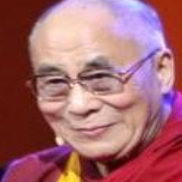
#> input picture Primo Anno/Computer Vision/Tutoring/Tutorato01/Dataset/Face.png, 182 x 182 px, found by its file name
$ python LocalAdaptiveHistogramEqualization.py
#> lines starting #> are read from the running program, lines starting #| are printed output that depends on the picture
"""
- LOCAL ADAPTIVE HISTOGRAM EQUALIZATION
Local Adaptive Histogram Equalization is a technique that enhances contrast locally by computing
histograms for small regions of an image using a moving window approach.

How It Works:
1. 2. 3. 4. Divide the image into small blocks (small rectangular region (or kernel) that slides across the image,
processing one small section at a time).

What to do:
Compute the histogram of pixel intensities for each block.
Apply histogram equalization within each block.
Use bilinear interpolation to smooth transitions between blocks.

Hints:
To perform this task OpenCV provides CLAHE (Contrast Limited Adaptive Histogram Equalization),
which does use tiles internally, but then interpolates between them to reduce block artifacts.

EXAMPLE:
clahe = cv2.createCLAHE(clipLimit=2.0, tileGridSize=(8,8))
eq_img = clahe.apply(gray_img)

scikit-image has exposure.equalize_adapthist(), same idea.

ATTENTION!
CLAHE only works on single channel images such as only grayscale images.
"""


import cv2
import numpy as np
from matplotlib import pyplot as plt

# Lets define the equalization function
def streach(im, nbr_bins=256):
    imhist, bins = np.histogram(im.flatten(), nbr_bins, [0, 256])
    cdf = imhist.cumsum()
    cdf = imhist.max() * cdf / cdf.max()
    cdf_mask = np.ma.masked_equal(cdf, 0)
    cdf_mask = (cdf_mask - cdf_mask.min()) * 255 / (cdf_mask.max() - cdf_mask.min())
    cdf = np.ma.filled(cdf_mask, 0).astype('uint8')
    return cdf[im.astype('uint8')]

bgr = cv2.imread(
    '/Volumes/SSD Esterna/Progetti/ComputerVision/Tutoring/Tutorato01/Dataset/Face.png'
)
#> bgr is the input picture: shape (182, 182, 3); mean B, G, R 110.3, 103.6, 164.7
gray = cv2.cvtColor(bgr, cv2.COLOR_BGR2GRAY)
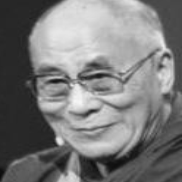
#> gray: shape (182, 182); min 11, max 245, mean 122.6
gray_hist = cv2.calcHist([gray], [0], None, [256], [0, 256])
#> gray_hist = 256 values, max 2299 at index 40, min 0 at index 0, mean 129.4
clahe = cv2.createCLAHE(clipLimit=2.0, tileGridSize=(8,8))
clahe_img = clahe.apply(gray)
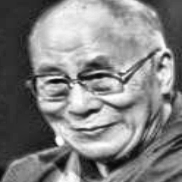
#> clahe_img: shape (182, 182); min 6, max 255, mean 129.8
clahe_hist = cv2.calcHist([clahe_img], [0], None, [256], [0, 256])
#> clahe_hist = 256 values, max 791 at index 44, min 0 at index 0, mean 129.4


# CLAHE function already does block separation, applies histogram equalization to each block
# and then reconstruct the new equalized image
fig, axes = plt.subplots(2, 2, figsize=(20, 6))
fig.suptitle('ORIGINAL VS EQUALIZED', color="blue", fontweight='bold', fontsize=15)

axes[0,0].imshow(gray, cmap='gray')
axes[0,0].axis('off')
axes[0,0].set_title("Original Image")

axes[1,0].imshow(clahe_img, cmap='gray')
axes[1,0].axis('off')
axes[1,0].set_title("Equalized Image")

axes[0,1].plot(gray_hist)
axes[0,1].set_xlim([0, 256])
axes[0,1].set_title('Original Histogram')
axes[0,1].grid(True)

axes[1,1].plot(clahe_hist)
axes[1,1].set_xlim([0, 256])
axes[1,1].set_title('Equalized Histogram')
axes[1,1].grid(True)

plt.show()
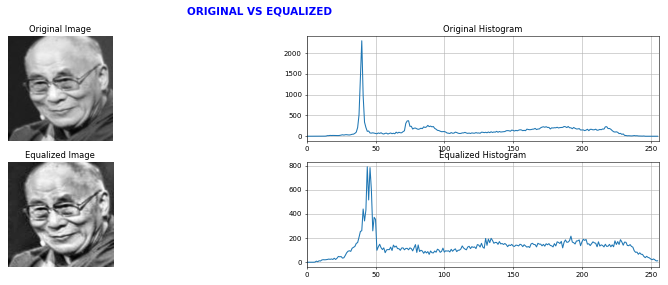
#> figure drawn by matplotlib, 4 panels; panel 2: curve peaks at x = 40, y = 2299; panel 4: curve peaks at x = 44, y = 791

$ run again, with Primo Anno/Computer Vision/Tutoring/Tutorato01/Dataset/pizza.jpg saved as Primo Anno/Computer Vision/Tutoring/Tutorato01/Dataset/Face.png
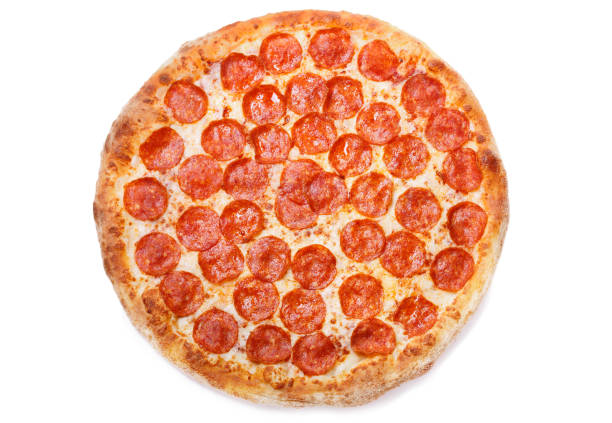
#> input picture Primo Anno/Computer Vision/Tutoring/Tutorato01/Dataset/pizza.jpg, 612 x 423 px, found by its file name
#> bgr is the input picture: shape (423, 612, 3); mean B, G, R 170.5, 193.1, 240.8
#> gray_hist = 256 values, max 120505 at index 255, min 0 at index 0, mean 1011.2
#> `clahe_img = clahe.apply(gray)`:
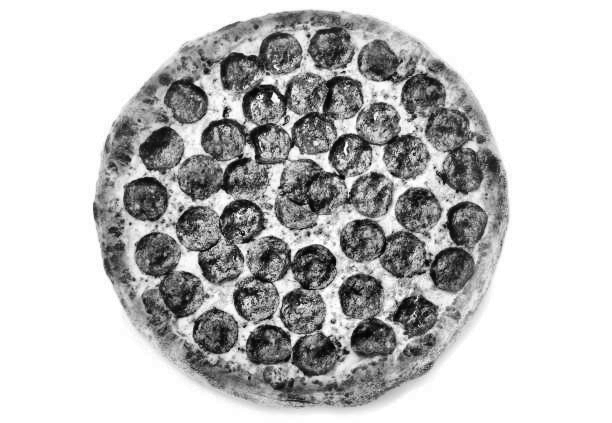
#> clahe_img: shape (423, 612); min 4, max 255, mean 192.6
#> clahe_hist = 256 values, max 120523 at index 255, min 0 at index 0, mean 1011.2
#> `plt.show()`:
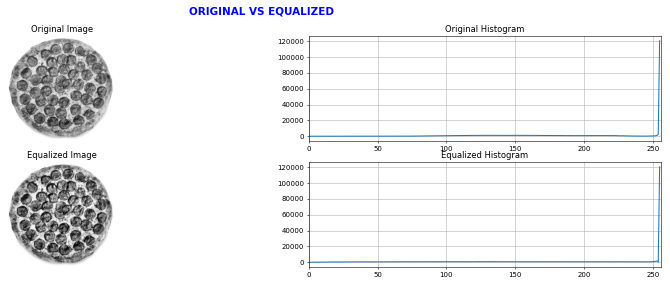
#> figure drawn by matplotlib, 4 panels; panel 2: curve peaks at x = 255, y = 120505; panel 4: curve peaks at x = 255, y = 120523
